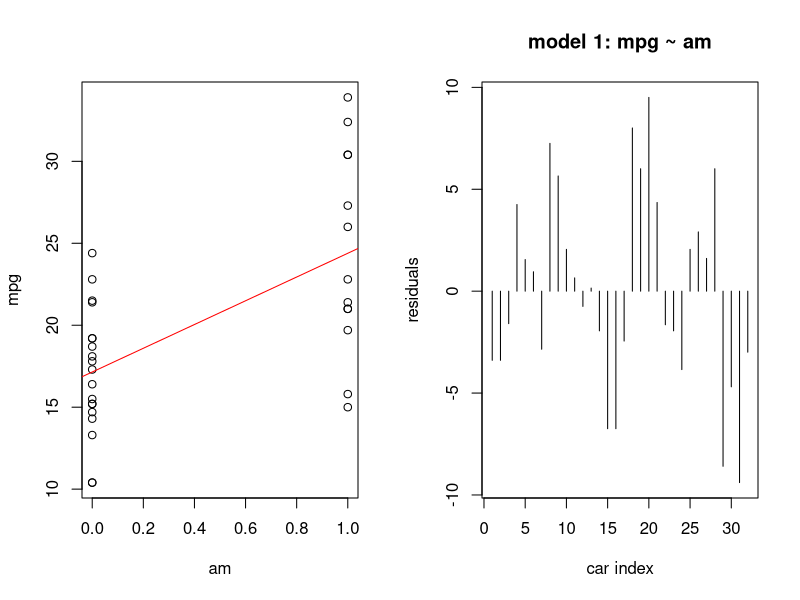
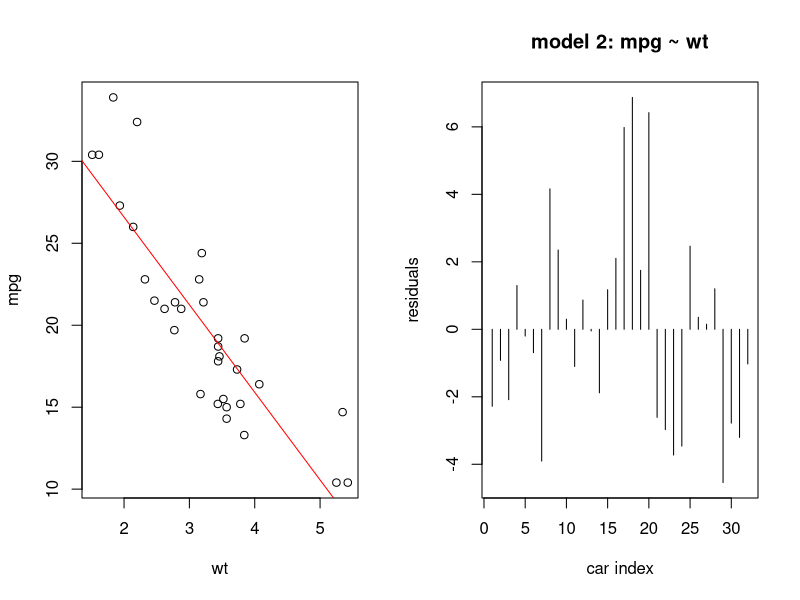
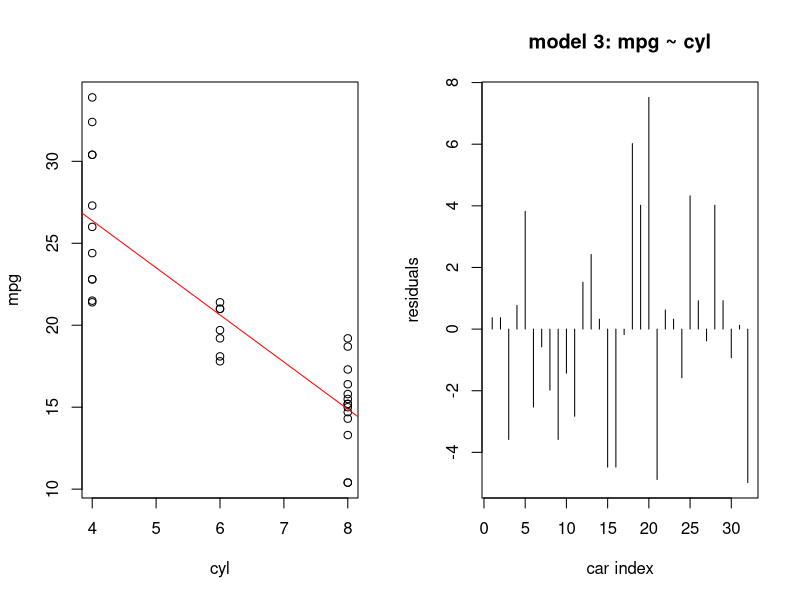

These figures' R source, in order:
## ---- chunk 1
data(mtcars)
par(mfrow=c(1,2))
plot(mpg~am,mtcars)
fit1 <- lm(mpg~am,data=mtcars)
abline(fit1,col="red")
plot(residuals(fit1),type="h",main="model 1: mpg ~ am",xlab="car index",ylab="residuals",)
## ---- chunk 2
data(mtcars)
par(mfrow=c(1,2))
plot(mpg~wt,mtcars)
fit2 <- lm(mpg~wt,data=mtcars)
abline(fit2,col="red")
plot(residuals(fit2),type="h",main="model 2: mpg ~ wt",xlab="car index",ylab="residuals",)
## ---- chunk 3
data(mtcars)
par(mfrow=c(1,2))
plot(mpg~cyl,mtcars)
fit3 <- lm(mpg~cyl,data=mtcars)
abline(fit3,col="red")
plot(residuals(fit3),type="h",main="model 3: mpg ~ cyl",xlab="car index",ylab="residuals",)
## ---- chunk 4
sum(residuals(fit1)^2)

## ---- chunk 5
sum(residuals(fit2)^2)
## ---- chunk 6
sum(residuals(fit3)^2)
